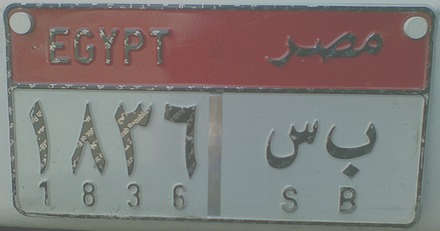
#> input picture images/image-1.png, 440 x 231 px
$ python A11.py
#> lines starting #> are read from the running program, lines starting #| are printed output that depends on the picture; after the words box and inside, x2 and y2 are one past the last pixel; in counts of white or black regions, pixels touching at a corner belong together
import cv2
import numpy as np

def gaussian_blur(image, kernel_size, sigma):
    # Create a Gaussian kernel using the given kernel size and standard deviation
    kernel = cv2.getGaussianKernel(kernel_size, sigma)
    # Convolve the image with the Gaussian kernel
    blurred_image = cv2.filter2D(image, -1, kernel)
    return blurred_image


# Load the image
image = np.asanyarray(cv2.imread('images/image-1.png'))
#> image is the input picture: shape (231, 440, 3); mean B, G, R 120.4, 122.8, 128.2
# Apply a Gaussian blur filter to the image
blurred_image = np.asanyarray(gaussian_blur(image, 5, 1))
blurred_image_cv2 = cv2.GaussianBlur(image, (5, 5), 1)
difference = cv2.absdiff(blurred_image, blurred_image_cv2)
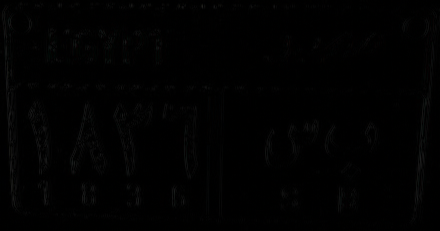
#> difference: shape (231, 440, 3); mean B, G, R 1.3, 1.3, 1.3


cv2.putText(img=image, text='original', org=(0, 20), fontFace=cv2.FONT_HERSHEY_TRIPLEX, fontScale=1, color=(0, 255, 0),thickness=2)
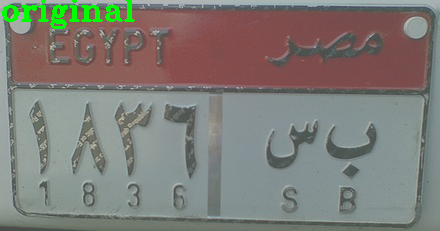
#> image: shape (231, 440, 3); 1.32% of pixels changed, all inside (x1, y1, x2, y2) = (2, 0, 135, 29)
cv2.putText(img=blurred_image, text='manual blur', org=(0, 20), fontFace=cv2.FONT_HERSHEY_TRIPLEX, fontScale=1, color=(0, 255, 0),thickness=2)
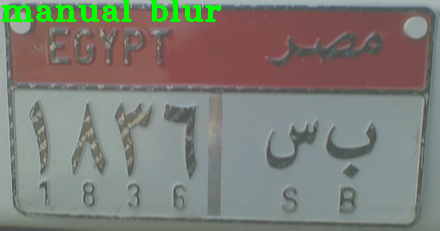
#> blurred_image: shape (231, 440, 3); mean B, G, R 118.4, 125.6, 125.8
cv2.putText(img=blurred_image_cv2, text='cv2 blur', org=(0, 20), fontFace=cv2.FONT_HERSHEY_TRIPLEX, fontScale=1, color=(0, 255, 0),thickness=2)
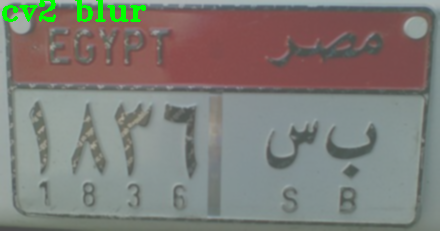
#> blurred_image_cv2: shape (231, 440, 3); mean B, G, R 119.1, 124.5, 126.7
cv2.putText(img=difference, text='blurring difference', org=(0, 20), fontFace=cv2.FONT_HERSHEY_TRIPLEX, fontScale=1, color=(0, 255, 0),thickness=2)
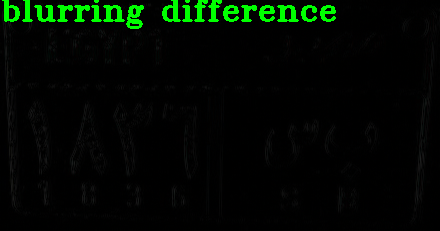
#> difference: shape (231, 440, 3); 3.03% of pixels changed, all inside (x1, y1, x2, y2) = (2, 0, 336, 29)

cv2.imshow('Image', np.vstack((np.concatenate((image, blurred_image), axis=1), np.concatenate((blurred_image_cv2, difference), axis=1))))
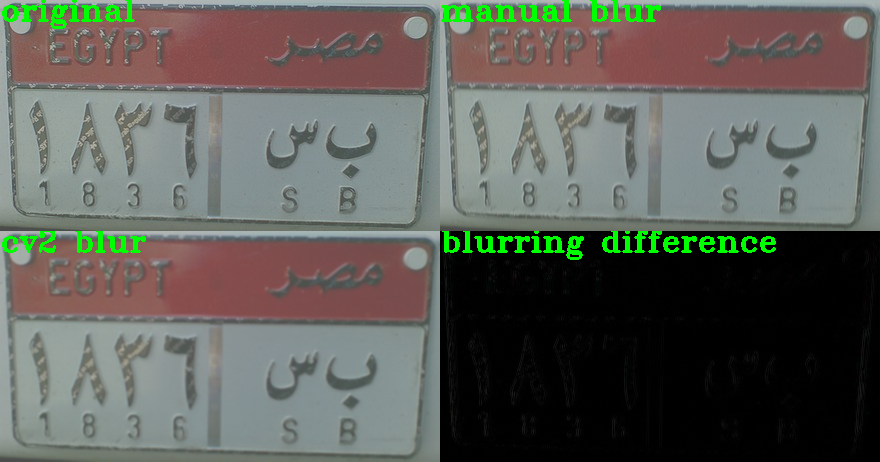
#> window 'Image': shape (462, 880, 3); mean B, G, R 89.5, 96, 95.1

cv2.waitKey(0)
cv2.destroyAllWindows()
